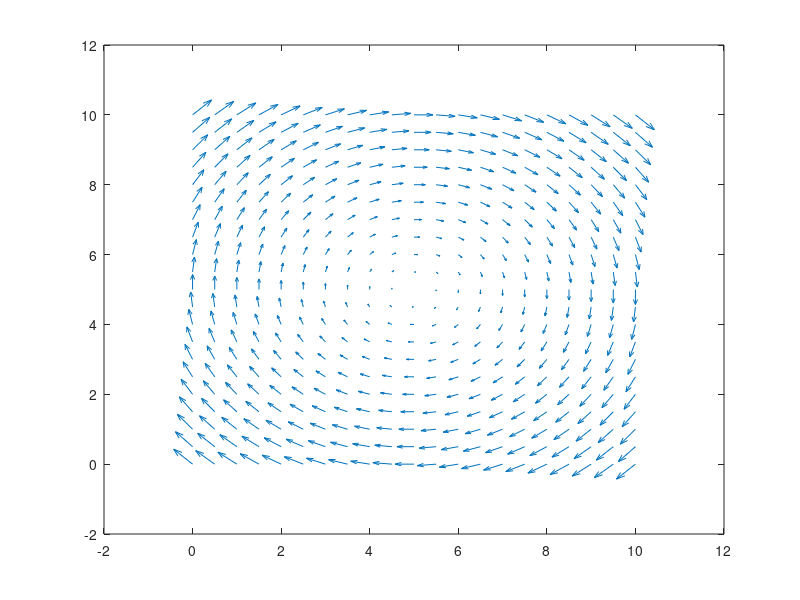

Recreate this plot in MATLAB.
% This is a script to generate a given current field

%% Simple current field
%   -This current field goes down in the middle and up on the sides

% [q_x,q_y] = meshgrid(0:.5:10,0:.5:10);
% 
% v = zeros(21,21);
% u = ones(21,21) * -1;
% 
% for i = 8:12
%     for j = 1:21
%         u(i,j) = 1;
%     end
% end
% 
% figure(90)
% title('Current Plot')
% quiver(q_x,q_y,u,v)

%% Circular Current Field
%   -This current field is circular and stronger as you go outward

[q_x,q_y] = meshgrid(0:.5:10,0:.5:10);

v = zeros(21,21);
u = zeros(21,21);

for i = 1:length(q_x)
    for j = 1:length(q_y)
        u(i,j) = q_y(i,j)-5;
        v(i,j) = -q_x(i,j)+5;
    end
end

figure(90)
title('Current Plot')
quiver(q_x,q_y,u,v)